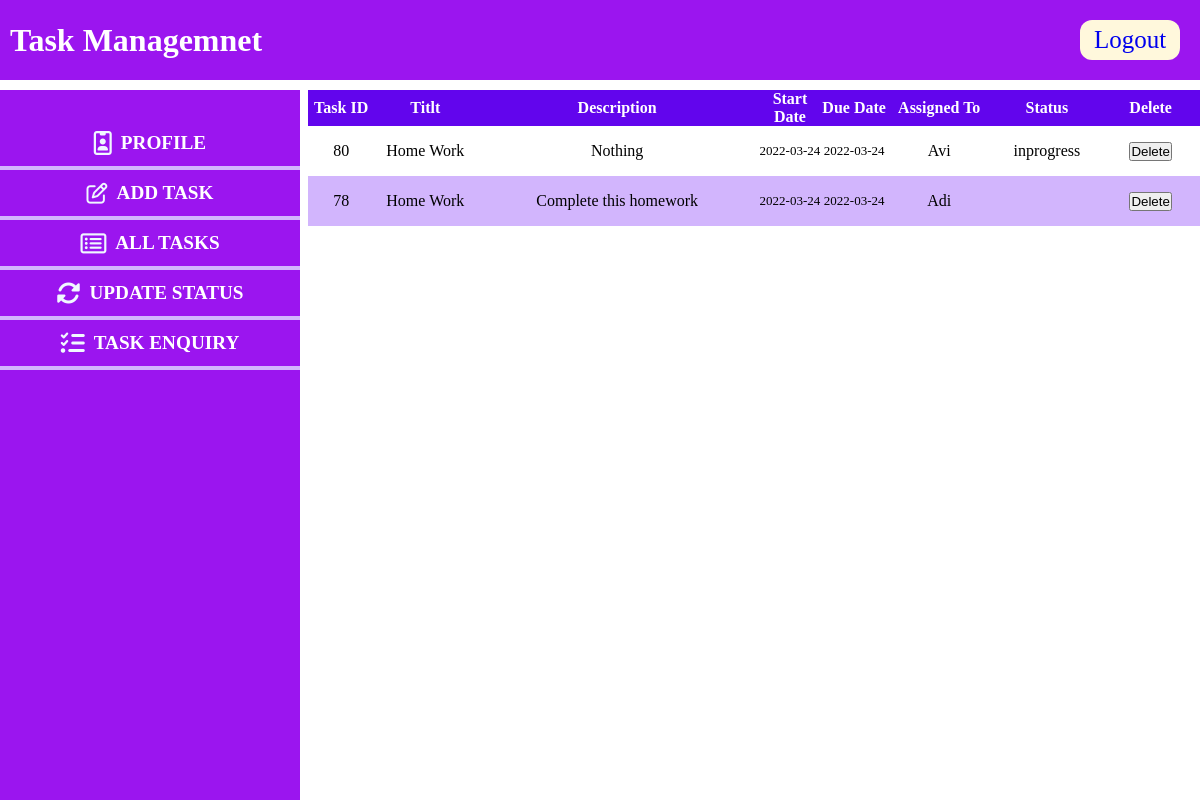
The page /clerkDashboard.php (signed in) on the database its author committed.
### tables this page shows
CREATE TABLE `clerktasks` (
  `task_id` int(5) NOT NULL,
  `task_title` varchar(200) NOT NULL,
  `task_desc` varchar(1000) NOT NULL,
  `start_date` date NOT NULL,
  `due_date` date NOT NULL,
  `assigned_to` varchar(30) DEFAULT NULL,
  `status` varchar(10) NOT NULL
);

### clerkDashboard.php (the view, shortened to what this page needs)
<?php
    $db_hostname = "127.0.0.1";
    $db_username = "root";
    $db_password = "";
    $db_name = "taskmanager";
    if(!$conn = mysqli_connect ($db_hostname,$db_username,$db_password,$db_name))
    {
    echo "Connection Failed: ".mysqli_connect_error();
    exit;
    }
?>
<!DOCTYPE html>
<html lang="en" style="height:100vh">
<head>
    <link rel="stylesheet" href="css/clerkDash.css">
</head>
<body>
    <nav>
        <h1>Task Managemnet</h1>
        <ul>
            <a href="logout.php"><li><div class="logout_button"><a href="logout.php">Logout</a></div></li></a>
        </ul>
    </nav>
    <div class="whiteBar">
    </div>
<div class="mainWindow">
    <div class="sidePanel">
        <div class="panelMenu firstPanelMenu" id="profileMenu">
            <i class='far fa-id-badge' style='font-size:24px;margin-right:9px;color: aliceblue;'></i>
            <h2>PROFILE</h2>
        </div>
        <div class="panelMenu" id="addTaskMenu">
            <i class='far fa-edit' style='font-size:21px; margin-right:9px;color: aliceblue;'></i>
            <h2>ADD TASK</h2>
        </div>
        <div class="panelMenu" id="allTasksMenu">
            <i class='far fa-list-alt' style='font-size:23px; margin-right:9px;color: aliceblue;'></i>
            <h2>ALL TASKS</h2>
        </div>
        <div class="panelMenu" id="updateStatusMenu">
            <i class='fas fa-sync-alt' style='font-size:24px;margin-right:9px;color: aliceblue;'></i>
            <h2>UPDATE STATUS</h2>
        </div>
        <div class="panelMenu" id="checkStatusMenu">
             <i class='fas fa-tasks' style='font-size:24px;margin-right:9px;color: aliceblue;'></i>
             <h2>TASK ENQUIRY</h2>
        </div>
    </div>
    <div class="border">
    </div>
    <div class="rightWindow">
        <div class="allTasks" id="allTasksWindow">
            <table class="mainTable">
                <tbody>
                <tr style="height:30px; background-color: #6205ed">
                    <th style="width:90px">Task ID</th>
                    <th style="width:150px">Titlt</th>
                    <th class="descHead">Description</th>
                    <th style="width:87px;font-size:1rem">Start Date</th>
                    <th style="width:87px;font-size:1rem">Due Date</th>
                    <th>Assigned To</th>
                    <th>Status</th>
                    <th>Delete</th>
                </tr>
                <?php
                    $query1 = "Select * from clerkTasks order by task_id desc";
                    $tasks = mysqli_query($conn,$query1);
                    while($taskArray = mysqli_fetch_assoc($tasks))
                    {
                        echo
                        "<tr class=taskRow>
                        <td>";?><?php echo $taskArray['task_id']; echo"</td>"; $taskId=$taskArray['task_id'];?>
                        <?php
                            echo "<td>";?><?php echo $taskArray['task_title'];  echo"</td>";
                        ?>
                        <?php
                            echo "<td class=taskDescription>";?><?php echo $taskArray['task_desc'];  echo"</td>";
                        ?>
                        <?php
                            echo "<td style=font-size:13px>";?><?php echo $taskArray['start_date'];  echo"</td>";
                        ?>
                        <?php
                            echo "<td style=font-size:13px>";?><?php echo $taskArray['due_date'];  echo"</td>";
                        ?>
                        <?php
                            echo "<td>";?><?php echo $taskArray['assigned_to'];  echo"</td>";
                        ?>
                        <?php
                            echo "<td>";?><?php echo $taskArray['status'];  echo"</td>";
                        ?>
                        <?php
                            echo '<td>
                                <a href="deleteTask.php?taskId='.$taskId.'"><button>Delete</button></a>
                            </td>';
                        ?>
                        <?php echo "</tr>";
                    }
                ?>
                </tbody>
            </table>
        </div>
    </div>
</div>
</body>
</html>

### css/clerkDash.css (style rules this page uses)
* { margin:0; padding:0; text-decoration: none; list-style: none; box-sizing: border-box; list-style: none; }
::placeholder { color: white; opacity: 1; font-weight: 600; }
body { height: 100%; }
nav { display: flex; justify-content: space-between; height: 80px; background-color: #9b15ef; align-items: center; }
.logout_button { margin-right: 20px; font-size: 25px; }
nav h1 { color: white; line-height: 80px; margin-left: 10px; font-size: 2rem; }
nav div { background-color: cornsilk; height: 40px; display: flex; align-items: center; justify-content: center; border-radius: 12px; width: 100px; }
.whiteBar { height: 10px; background-color: white; }
.mainWindow { display: flex; height: calc(100vh - 90px); }
.sidePanel { width: 25%; background-color: #9b15ef; }
.firstPanelMenu { margin-top: 30px; }
.panelMenu { color: white; background-color: #9b15ef; height: 50px; border-bottom: 4px solid #d2b5fd; display: flex; justify-content: center; align-items: center; }
.panelMenu h2 { font-size: 1.2rem; }
.border { width: 0.7%; }
.rightWindow { width: 74.3%; height: 100%; background-color: white; }
.allTasks { width: 100%; height: 100%; }
table { display: flex; justify-content: center; align-items: center; border-collapse: collapse; }
tr:nth-child(odd) { background-color: #d2b5fd; }
tbody { width: 100%; }
th { color: white; width: 140px; font-size: 1rem; }
tr { height: 50px; }
.taskDescription { width: 430px; }
.descHead { width:430px; }
td { text-align: center; }

### clerkDashboard.php (style rules this page uses)
.mainTable tbody { height:100%; overflow-y:auto; }
.mainTable { height:100%; }
.mainWindow { display: flex; height: calc(100vh - 90px); }

### rows shown on the page
clerktasks: task_id "80", task_title "Home Work", task_desc "Nothing", start_date "2022-03-24", due_date "2022-03-24", assigned_to "Avi", status "inprogress"
clerktasks: task_id "78", task_title "Home Work", task_desc "Complete this homework", start_date "2022-03-24", due_date "2022-03-24", assigned_to "Adi"
